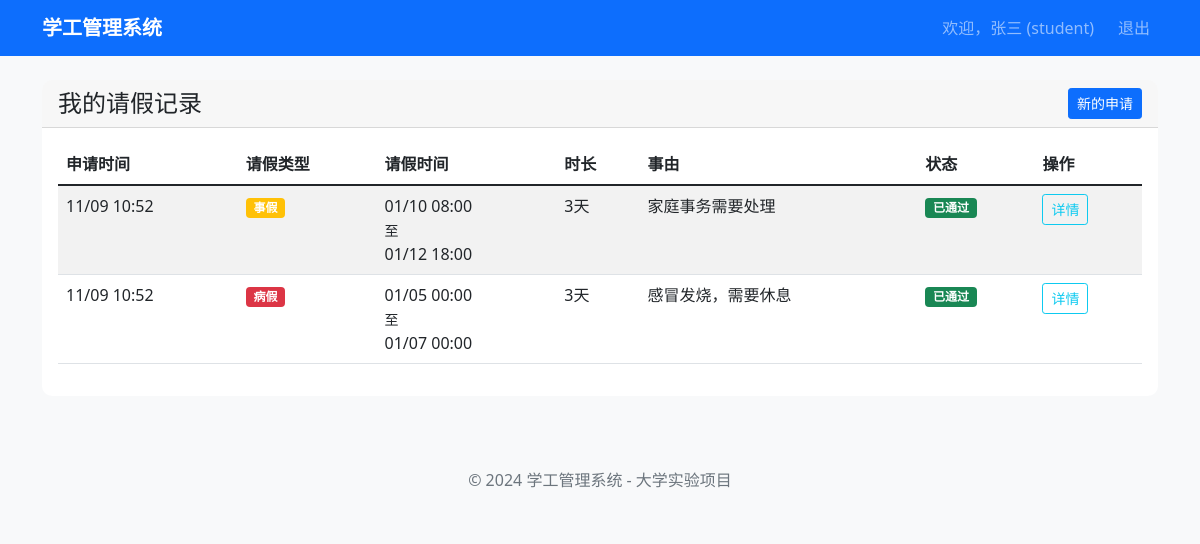
Screenshot of /student/leave/records (signed in) with the database file from the repository.
### models.py (models this page shows, shortened)
class User(UserMixin, db.Model):
    __tablename__ = 'users'
    id = db.Column(db.Integer, primary_key=True)
    username = db.Column(db.String(64), unique=True, nullable=False, index=True)
    email = db.Column(db.String(120), unique=True, nullable=False, index=True)
    password_hash = db.Column(db.String(128))
    role = db.Column(db.String(20), nullable=False)  # student, teacher, counselor
    real_name = db.Column(db.String(64), nullable=False)
    class_id = db.Column(db.Integer, db.ForeignKey('classes.id'))
    created_at = db.Column(db.DateTime, default=datetime.utcnow)
    def is_student(self):
        return self.role == 'student'

class LeaveApplication(db.Model):
    __tablename__ = 'leave_applications'
    id = db.Column(db.Integer, primary_key=True)
    student_id = db.Column(db.Integer, db.ForeignKey('users.id'), nullable=False)
    leave_type = db.Column(db.String(20), nullable=False)
    start_time = db.Column(db.DateTime, nullable=False)
    end_time = db.Column(db.DateTime, nullable=False)
    reason = db.Column(db.Text, nullable=False)
    attachment_path = db.Column(db.String(256))
    status = db.Column(db.String(20), default='pending')
    approver_id = db.Column(db.Integer, db.ForeignKey('users.id'))
    reject_reason = db.Column(db.Text)
    created_at = db.Column(db.DateTime, default=datetime.utcnow)
    updated_at = db.Column(db.DateTime, default=datetime.utcnow, onupdate=datetime.utcnow)
    student = db.relationship('User', backref='leave_applications', foreign_keys=[student_id])
    approver = db.relationship('User', backref='approved_leaves', foreign_keys=[approver_id])
    def get_duration_days(self):
        delta = self.end_time - self.start_time
        return delta.days + 1

### routes/student.py (the view)
@student_bp.route('/leave/records')
@login_required
def leave_records():
    if not current_user.is_student():
        flash('无权访问此页面', 'danger')
        return redirect(url_for('auth.login'))
    leaves = LeaveApplication.query.filter_by(student_id=current_user.id) \
        .order_by(LeaveApplication.created_at.desc()).all()
    return render_template('student/leave_records.html', leaves=leaves)

### templates/student/leave_records.html (shortened to what this page needs)
{% extends "base.html" %}
{% block content %}
<div class="row">
    <div class="col-12">
        <div class="card">
            <div class="card-header d-flex justify-content-between align-items-center">
                <h4 class="mb-0">我的请假记录</h4>
                <a href="{{ url_for('student.leave_apply') }}" class="btn btn-primary btn-sm">
                     新的申请
                </a>
            </div>
            <div class="card-body">
                {% if leaves %}
                <div class="table-responsive">
                    <table class="table table-striped">
                        <thead>
                            <tr>
                                <th>申请时间</th>
                                <th>请假类型</th>
                                <th>请假时间</th>
                                <th>时长</th>
                                <th>事由</th>
                                <th>状态</th>
                                <th>操作</th>
                            </tr>
                        </thead>
                        <tbody>
                            {% for leave in leaves %}
                            <tr>
                                <td>{{ leave.created_at.strftime('%m/%d %H:%M') }}</td>
                                <td>
                                    <span class="badge
                                        {% if leave.leave_type == '病假' %}bg-danger
                                        {% elif leave.leave_type == '事假' %}bg-warning
                                        {% else %}bg-secondary{% endif %}">
                                        {{ leave.leave_type }}
                                    </span>
                                </td>
                                <td>
                                    {{ leave.start_time.strftime('%m/%d %H:%M') }}
                                    <br>
                                    <small>至</small>
                                    <br>
                                    {{ leave.end_time.strftime('%m/%d %H:%M') }}
                                </td>
                                <td>{{ leave.get_duration_days() }}天</td>
                                <td>
                                    <span title="{{ leave.reason }}">
                                        {{ leave.reason[:20] }}{% if leave.reason|length > 20 %}...{% endif %}
                                    </span>
                                </td>
                                <td>
                                    {% if leave.status == 'pending' %}
                                    <span class="badge bg-warning">待审批</span>
                                    {% elif leave.status == 'approved' %}
                                    <span class="badge bg-success">已通过</span>
                                    {% endif %}
                                </td>
                                <td>
                                    <button class="btn btn-sm btn-outline-info"
                                            data-bs-toggle="modal"
                                            data-bs-target="#detailModal{{ leave.id }}">
                                        详情
                                    </button>
                                </td>
                            </tr>
                            {% endfor %}
                        </tbody>
                    </table>
                </div>
                {% endif %}
            </div>
        </div>
    </div>
</div>
{% endblock %}

### templates/base.html (shortened to what this page needs)
<!DOCTYPE html>
<html lang="zh-CN">
<head>
    <link href="https://cdn.jsdelivr.net/npm/bootstrap@5.1.3/dist/css/bootstrap.min.css" rel="stylesheet">
    <link href="{{ url_for('static', filename='css/style.css') }}" rel="stylesheet">
</head>
<body>
    <nav class="navbar navbar-expand-lg navbar-dark bg-primary">
        <div class="container">
            <a class="navbar-brand" href="{{ url_for('index') }}">学工管理系统</a>
            {% if current_user.is_authenticated %}
            <div class="navbar-nav ms-auto">
                <span class="navbar-text me-3">
                    欢迎，{{ current_user.real_name }} ({{ current_user.role }})
                </span>
                <a class="nav-link" href="{{ url_for('auth.logout') }}">退出</a>
            </div>
            {% endif %}
        </div>
    </nav>
    <main class="container mt-4">
        {% block content %}{% endblock %}
    </main>
    <footer class="bg-light mt-5 py-4">
        <div class="container text-center">
            <span class="text-muted">© 2024 学工管理系统 - 大学实验项目</span>
        </div>
    </footer>
</body>
</html>

### static/css/style.css (style rules this page uses)
body { background-color: #f8f9fa; }
.card { border: none; border-radius: 10px; }
.card-header { border-radius: 10px 10px 0 0 !important; }
.navbar-brand { font-weight: bold; }

### rows the page displays
User: real_name "张三", role "student"
LeaveApplication: created_at "11/09 10:52", leave_type "事假", start_time "01/10 08:00", end_time "01/12 18:00", get_duration_days "3", reason "家庭事务需要处理", status "已通过"
LeaveApplication: created_at "11/09 10:52", leave_type "病假", start_time "01/05 00:00", end_time "01/07 00:00", get_duration_days "3", reason "感冒发烧，需要休息", status "已通过"
